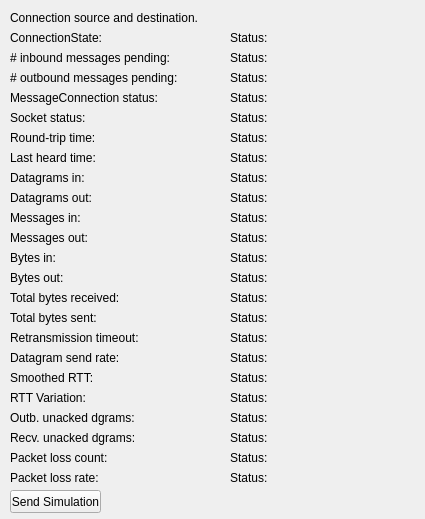
<?xml version="1.0" encoding="UTF-8"?>
<ui version="4.0">
 <class>MessageConnectionDialog</class>
 <widget class="QWidget" name="MessageConnectionDialog">
  <property name="geometry">
   <rect>
    <x>0</x>
    <y>0</y>
    <width>425</width>
    <height>519</height>
   </rect>
  </property>
  <property name="windowTitle">
   <string>Form</string>
  </property>
  <widget class="QLabel" name="connectionLine">
   <property name="geometry">
    <rect>
     <x>10</x>
     <y>10</y>
     <width>411</width>
     <height>16</height>
    </rect>
   </property>
   <property name="text">
    <string>Connection source and destination.</string>
   </property>
  </widget>
  <widget class="QLabel" name="label">
   <property name="geometry">
    <rect>
     <x>10</x>
     <y>30</y>
     <width>211</width>
     <height>16</height>
    </rect>
   </property>
   <property name="text">
    <string>ConnectionState:</string>
   </property>
  </widget>
  <widget class="QLabel" name="statusLine">
   <property name="geometry">
    <rect>
     <x>230</x>
     <y>28</y>
     <width>381</width>
     <height>20</height>
    </rect>
   </property>
   <property name="text">
    <string>Status:</string>
   </property>
  </widget>
  <widget class="QLabel" name="label_2">
   <property name="geometry">
    <rect>
     <x>10</x>
     <y>70</y>
     <width>221</width>
     <height>16</height>
    </rect>
   </property>
   <property name="text">
    <string># outbound messages pending:</string>
   </property>
  </widget>
  <widget class="QLabel" name="label_3">
   <property name="geometry">
    <rect>
     <x>10</x>
     <y>90</y>
     <width>211</width>
     <height>16</height>
    </rect>
   </property>
   <property name="text">
    <string>MessageConnection status:</string>
   </property>
  </widget>
  <widget class="QLabel" name="label_4">
   <property name="geometry">
    <rect>
     <x>10</x>
     <y>110</y>
     <width>201</width>
     <height>16</height>
    </rect>
   </property>
   <property name="text">
    <string>Socket status:</string>
   </property>
  </widget>
  <widget class="QLabel" name="label_5">
   <property name="geometry">
    <rect>
     <x>10</x>
     <y>130</y>
     <width>211</width>
     <height>16</height>
    </rect>
   </property>
   <property name="text">
    <string>Round-trip time:</string>
   </property>
  </widget>
  <widget class="QLabel" name="label_6">
   <property name="geometry">
    <rect>
     <x>10</x>
     <y>150</y>
     <width>211</width>
     <height>16</height>
    </rect>
   </property>
   <property name="text">
    <string>Last heard time:</string>
   </property>
  </widget>
  <widget class="QLabel" name="labelDatagramsIn">
   <property name="geometry">
    <rect>
     <x>10</x>
     <y>170</y>
     <width>211</width>
     <height>16</height>
    </rect>
   </property>
   <property name="text">
    <string>Datagrams in:</string>
   </property>
  </widget>
  <widget class="QLabel" name="labelDatagramsOut">
   <property name="geometry">
    <rect>
     <x>10</x>
     <y>190</y>
     <width>211</width>
     <height>16</height>
    </rect>
   </property>
   <property name="text">
    <string>Datagrams out:</string>
   </property>
  </widget>
  <widget class="QLabel" name="label_9">
   <property name="geometry">
    <rect>
     <x>10</x>
     <y>210</y>
     <width>211</width>
     <height>16</height>
    </rect>
   </property>
   <property name="text">
    <string>Messages in:</string>
   </property>
  </widget>
  <widget class="QLabel" name="label_10">
   <property name="geometry">
    <rect>
     <x>10</x>
     <y>230</y>
     <width>211</width>
     <height>16</height>
    </rect>
   </property>
   <property name="text">
    <string>Messages out:</string>
   </property>
  </widget>
  <widget class="QLabel" name="label_11">
   <property name="geometry">
    <rect>
     <x>10</x>
     <y>250</y>
     <width>211</width>
     <height>16</height>
    </rect>
   </property>
   <property name="text">
    <string>Bytes in:</string>
   </property>
  </widget>
  <widget class="QLabel" name="label_12">
   <property name="geometry">
    <rect>
     <x>10</x>
     <y>270</y>
     <width>211</width>
     <height>16</height>
    </rect>
   </property>
   <property name="text">
    <string>Bytes out:</string>
   </property>
  </widget>
  <widget class="QLabel" name="outboundMessagesPending">
   <property name="geometry">
    <rect>
     <x>230</x>
     <y>68</y>
     <width>351</width>
     <height>20</height>
    </rect>
   </property>
   <property name="text">
    <string>Status:</string>
   </property>
  </widget>
  <widget class="QLabel" name="messageConnectionStatus">
   <property name="geometry">
    <rect>
     <x>230</x>
     <y>88</y>
     <width>381</width>
     <height>20</height>
    </rect>
   </property>
   <property name="text">
    <string>Status:</string>
   </property>
  </widget>
  <widget class="QLabel" name="socketStatus">
   <property name="geometry">
    <rect>
     <x>230</x>
     <y>108</y>
     <width>381</width>
     <height>20</height>
    </rect>
   </property>
   <property name="text">
    <string>Status:</string>
   </property>
  </widget>
  <widget class="QLabel" name="roundTripTime">
   <property name="geometry">
    <rect>
     <x>230</x>
     <y>128</y>
     <width>381</width>
     <height>20</height>
    </rect>
   </property>
   <property name="text">
    <string>Status:</string>
   </property>
  </widget>
  <widget class="QLabel" name="lastHeardTime">
   <property name="geometry">
    <rect>
     <x>230</x>
     <y>148</y>
     <width>381</width>
     <height>20</height>
    </rect>
   </property>
   <property name="text">
    <string>Status:</string>
   </property>
  </widget>
  <widget class="QLabel" name="datagramsIn">
   <property name="geometry">
    <rect>
     <x>230</x>
     <y>168</y>
     <width>381</width>
     <height>20</height>
    </rect>
   </property>
   <property name="text">
    <string>Status:</string>
   </property>
  </widget>
  <widget class="QLabel" name="messagesIn">
   <property name="geometry">
    <rect>
     <x>230</x>
     <y>208</y>
     <width>381</width>
     <height>20</height>
    </rect>
   </property>
   <property name="text">
    <string>Status:</string>
   </property>
  </widget>
  <widget class="QLabel" name="datagramsOut">
   <property name="geometry">
    <rect>
     <x>230</x>
     <y>188</y>
     <width>381</width>
     <height>20</height>
    </rect>
   </property>
   <property name="text">
    <string>Status:</string>
   </property>
  </widget>
  <widget class="QLabel" name="messagesOut">
   <property name="geometry">
    <rect>
     <x>230</x>
     <y>228</y>
     <width>381</width>
     <height>20</height>
    </rect>
   </property>
   <property name="text">
    <string>Status:</string>
   </property>
  </widget>
  <widget class="QLabel" name="bytesIn">
   <property name="geometry">
    <rect>
     <x>230</x>
     <y>248</y>
     <width>381</width>
     <height>20</height>
    </rect>
   </property>
   <property name="text">
    <string>Status:</string>
   </property>
  </widget>
  <widget class="QLabel" name="bytesOut">
   <property name="geometry">
    <rect>
     <x>230</x>
     <y>268</y>
     <width>381</width>
     <height>20</height>
    </rect>
   </property>
   <property name="text">
    <string>Status:</string>
   </property>
  </widget>
  <widget class="QLabel" name="retransmissionTimeoutHeader">
   <property name="geometry">
    <rect>
     <x>10</x>
     <y>330</y>
     <width>211</width>
     <height>16</height>
    </rect>
   </property>
   <property name="text">
    <string>Retransmission timeout:</string>
   </property>
  </widget>
  <widget class="QLabel" name="datagramSendRateHeader">
   <property name="geometry">
    <rect>
     <x>10</x>
     <y>350</y>
     <width>211</width>
     <height>16</height>
    </rect>
   </property>
   <property name="text">
    <string>Datagram send rate:</string>
   </property>
  </widget>
  <widget class="QLabel" name="smoothedRTTHeader">
   <property name="geometry">
    <rect>
     <x>10</x>
     <y>370</y>
     <width>211</width>
     <height>16</height>
    </rect>
   </property>
   <property name="text">
    <string>Smoothed RTT:</string>
   </property>
  </widget>
  <widget class="QLabel" name="rttVariationHeader">
   <property name="geometry">
    <rect>
     <x>10</x>
     <y>390</y>
     <width>211</width>
     <height>16</height>
    </rect>
   </property>
   <property name="text">
    <string>RTT Variation:</string>
   </property>
  </widget>
  <widget class="QLabel" name="outUnackedDatagramsHeader">
   <property name="geometry">
    <rect>
     <x>10</x>
     <y>410</y>
     <width>211</width>
     <height>16</height>
    </rect>
   </property>
   <property name="text">
    <string>Outb. unacked dgrams:</string>
   </property>
  </widget>
  <widget class="QLabel" name="recvUnackedDatagramsHeader">
   <property name="geometry">
    <rect>
     <x>10</x>
     <y>430</y>
     <width>211</width>
     <height>16</height>
    </rect>
   </property>
   <property name="text">
    <string>Recv. unacked dgrams:</string>
   </property>
  </widget>
  <widget class="QLabel" name="packetLossCountHeader">
   <property name="geometry">
    <rect>
     <x>10</x>
     <y>450</y>
     <width>211</width>
     <height>16</height>
    </rect>
   </property>
   <property name="text">
    <string>Packet loss count:</string>
   </property>
  </widget>
  <widget class="QLabel" name="packetLossRateHeader">
   <property name="geometry">
    <rect>
     <x>10</x>
     <y>470</y>
     <width>211</width>
     <height>16</height>
    </rect>
   </property>
   <property name="text">
    <string>Packet loss rate:</string>
   </property>
  </widget>
  <widget class="QLabel" name="retransmissionTimeout">
   <property name="geometry">
    <rect>
     <x>230</x>
     <y>328</y>
     <width>381</width>
     <height>20</height>
    </rect>
   </property>
   <property name="text">
    <string>Status:</string>
   </property>
  </widget>
  <widget class="QLabel" name="datagramSendRate">
   <property name="geometry">
    <rect>
     <x>230</x>
     <y>348</y>
     <width>381</width>
     <height>20</height>
    </rect>
   </property>
   <property name="text">
    <string>Status:</string>
   </property>
  </widget>
  <widget class="QLabel" name="smoothedRTT">
   <property name="geometry">
    <rect>
     <x>230</x>
     <y>368</y>
     <width>381</width>
     <height>20</height>
    </rect>
   </property>
   <property name="text">
    <string>Status:</string>
   </property>
  </widget>
  <widget class="QLabel" name="rttVariation">
   <property name="geometry">
    <rect>
     <x>230</x>
     <y>388</y>
     <width>381</width>
     <height>20</height>
    </rect>
   </property>
   <property name="text">
    <string>Status:</string>
   </property>
  </widget>
  <widget class="QLabel" name="outUnackedDatagrams">
   <property name="geometry">
    <rect>
     <x>230</x>
     <y>408</y>
     <width>381</width>
     <height>20</height>
    </rect>
   </property>
   <property name="text">
    <string>Status:</string>
   </property>
  </widget>
  <widget class="QLabel" name="recvUnackedDatagrams">
   <property name="geometry">
    <rect>
     <x>230</x>
     <y>428</y>
     <width>381</width>
     <height>20</height>
    </rect>
   </property>
   <property name="text">
    <string>Status:</string>
   </property>
  </widget>
  <widget class="QLabel" name="packetLossCount">
   <property name="geometry">
    <rect>
     <x>230</x>
     <y>448</y>
     <width>381</width>
     <height>20</height>
    </rect>
   </property>
   <property name="text">
    <string>Status:</string>
   </property>
  </widget>
  <widget class="QLabel" name="packetLossRate">
   <property name="geometry">
    <rect>
     <x>230</x>
     <y>468</y>
     <width>381</width>
     <height>20</height>
    </rect>
   </property>
   <property name="text">
    <string>Status:</string>
   </property>
  </widget>
  <widget class="QLabel" name="totalBytesSent">
   <property name="geometry">
    <rect>
     <x>230</x>
     <y>308</y>
     <width>381</width>
     <height>20</height>
    </rect>
   </property>
   <property name="text">
    <string>Status:</string>
   </property>
  </widget>
  <widget class="QLabel" name="label_13">
   <property name="geometry">
    <rect>
     <x>10</x>
     <y>290</y>
     <width>211</width>
     <height>16</height>
    </rect>
   </property>
   <property name="text">
    <string>Total bytes received:</string>
   </property>
  </widget>
  <widget class="QLabel" name="label_14">
   <property name="geometry">
    <rect>
     <x>10</x>
     <y>310</y>
     <width>201</width>
     <height>16</height>
    </rect>
   </property>
   <property name="text">
    <string>Total bytes sent:</string>
   </property>
  </widget>
  <widget class="QLabel" name="totalBytesReceived">
   <property name="geometry">
    <rect>
     <x>230</x>
     <y>288</y>
     <width>381</width>
     <height>20</height>
    </rect>
   </property>
   <property name="text">
    <string>Status:</string>
   </property>
  </widget>
  <widget class="QLabel" name="label_7">
   <property name="geometry">
    <rect>
     <x>10</x>
     <y>50</y>
     <width>221</width>
     <height>16</height>
    </rect>
   </property>
   <property name="text">
    <string># inbound messages pending:</string>
   </property>
  </widget>
  <widget class="QLabel" name="inboundMessagesPending">
   <property name="geometry">
    <rect>
     <x>230</x>
     <y>48</y>
     <width>351</width>
     <height>20</height>
    </rect>
   </property>
   <property name="text">
    <string>Status:</string>
   </property>
  </widget>
  <widget class="QPushButton" name="pushButtonSendSimulation">
   <property name="geometry">
    <rect>
     <x>10</x>
     <y>490</y>
     <width>91</width>
     <height>23</height>
    </rect>
   </property>
   <property name="text">
    <string>Send Simulation</string>
   </property>
  </widget>
 </widget>
 <resources/>
 <connections/>
</ui>
